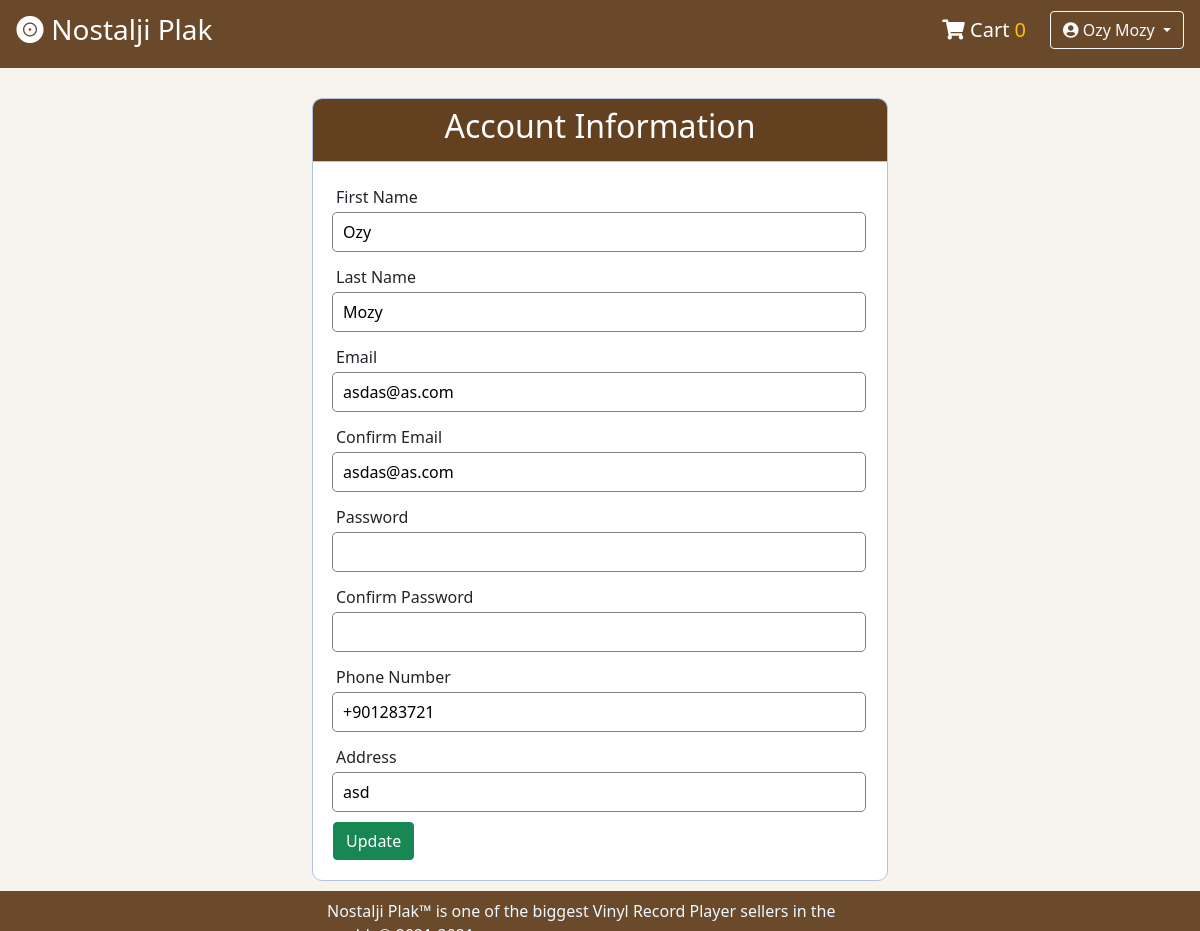
/account_settings.php (signed in), run on the app's committed database.
### tables this page shows
CREATE TABLE `users` (
  `id` int(100) NOT NULL,
  `first_name` varchar(50) NOT NULL,
  `last_name` varchar(50) NOT NULL,
  `email` varchar(300) NOT NULL,
  `password` varchar(300) NOT NULL,
  `mobile` varchar(15) NOT NULL,
  `address` varchar(300) NOT NULL
);

### includes/database.php (called while the page is built, shortened)
<?php
class DatabaseController {
	private $host = "localhost";
	private $user = "root";
	private $password = "";
	private $database = "osstore";
	private $connection;
	function __construct() {
		$this->connection = $this->connectDB();
	}
	function connectDB() {
		$connection = mysqli_connect($this->host, $this->user, $this->password, $this->database);
		return $connection;
	}
    function getUser($userId) {
        $user_check_query = "SELECT * FROM users WHERE id=$userId LIMIT 1";
        $result = mysqli_query($this->connection, $user_check_query);
        if ($result && mysqli_num_rows($result) == 1) {
            return mysqli_fetch_assoc($result);
        }
        return false;
    }
}
?>

### includes/authentication.php (called while the page is built, shortened)
<?php
require_once ('includes/database.php');
$database = new DatabaseController();
?>

### account_settings.php (the view, shortened to what this page needs)
<?php
    require_once 'includes/authentication.php';
    $user = $database->getUser($_SESSION['user_id']);
    if ($user) {
        $email_1 = strtolower($user['email']);
        $email_2 = strtolower($user['email']);
        $phoneNumber = $user['mobile'];
        $address = $user['address'];
    }
?>
<!doctype html>
<html lang="en">
<head>
    <?php require_once 'includes/styles.php' ?>
</head>
<body>
<?php require_once 'includes/header.php'; ?>
<div class="container-fluid">
    <div class="row">
        <div class="col-sm-3"></div>
        <div class="col-sm-6">
            <div class="header py-2">
                <h2>Account Information</h2>
            </div>
            <form method="post" action="account_settings.php" class="authorization-form">
                <div class="input-group mt-0">
                    <label>First Name</label>
                    <input type="text" name="first_name" value="<?php echo $firstName; ?>" placeholder="Ash">
                </div>
                <div class="input-group">
                    <label>Last Name</label>
                    <input type="text" name="last_name" value="<?php echo $lastName; ?>" placeholder="Zang">
                </div>
                <div class="input-group">
                    <label>Email</label>
                    <input type="email" name="email_1" value="<?php echo $email_1; ?>" placeholder="example@example.com">
                </div>
                <div class="input-group">
                    <label>Confirm Email</label>
                    <input type="email" name="email_2" value="<?php echo $email_2; ?>" placeholder="example@example.com">
                </div>
                <div class="input-group">
                    <label>Password</label>
                    <input type="password" name="password_1">
                </div>
                <div class="input-group">
                    <label>Confirm Password</label>
                    <input type="password" name="password_2">
                </div>
                <div class="input-group">
                    <label>Phone Number</label>
                    <input type="tel" name="phone_number" placeholder="+905058029932" value="<?php echo $phoneNumber; ?>">
                </div>
                <div class="input-group">
                    <label>Address</label>
                    <input type="text" name="address" placeholder="Your address here" value="<?php echo $address; ?>">
                </div>
                <div class="input-group mb-0">
                    <button type="submit" class="btn btn-success" name="account_settings">Update</button>
                </div>
            </form>
        </div>
    </div>
</div>
<?php require_once 'includes/footer.php'; ?>
</body>
</html>

### css/style.css (style rules this page uses)
.container, .container-fluid { margin-bottom: 50px; }
body { overflow: unset; background-color: #f7f4ee; }
.header { margin: 30px auto 0px; color: white; background: #634120; text-align: center; border: 1px solid #b0c4de; border-bottom: none; border-radius: 10px 10px 0px 0px; padding: 20px; }
.authorization-form { margin: 0 auto; padding: 20px; border: 1px solid #b0c4de; background: white; border-radius: 0px 0px 10px 10px; }
.input-group { margin: 10px 0px 10px 0px; }
.input-group label { display: block; text-align: left; margin: 3px; }
.input-group input { height: 40px; width: 100%; padding: 5px 10px; font-size: 16px; border-radius: 5px !important; border: 1px solid gray; }

### data on the page
users: email_1 "asdas@as.com", email_2 "asdas@as.com", phone_number "+901283721", address "asd"

### other printed values
$itemQuantity "0"
$firstName "Ozy"
$lastName "Mozy"
